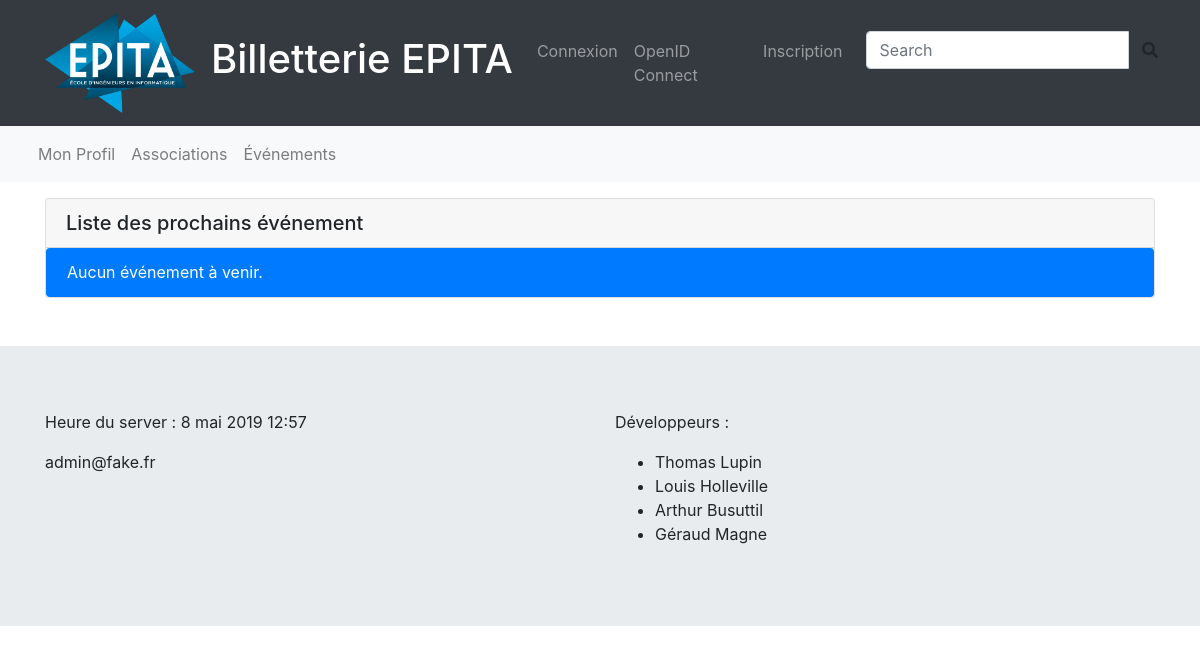
/events/, run on an earlier commit of the app's database.
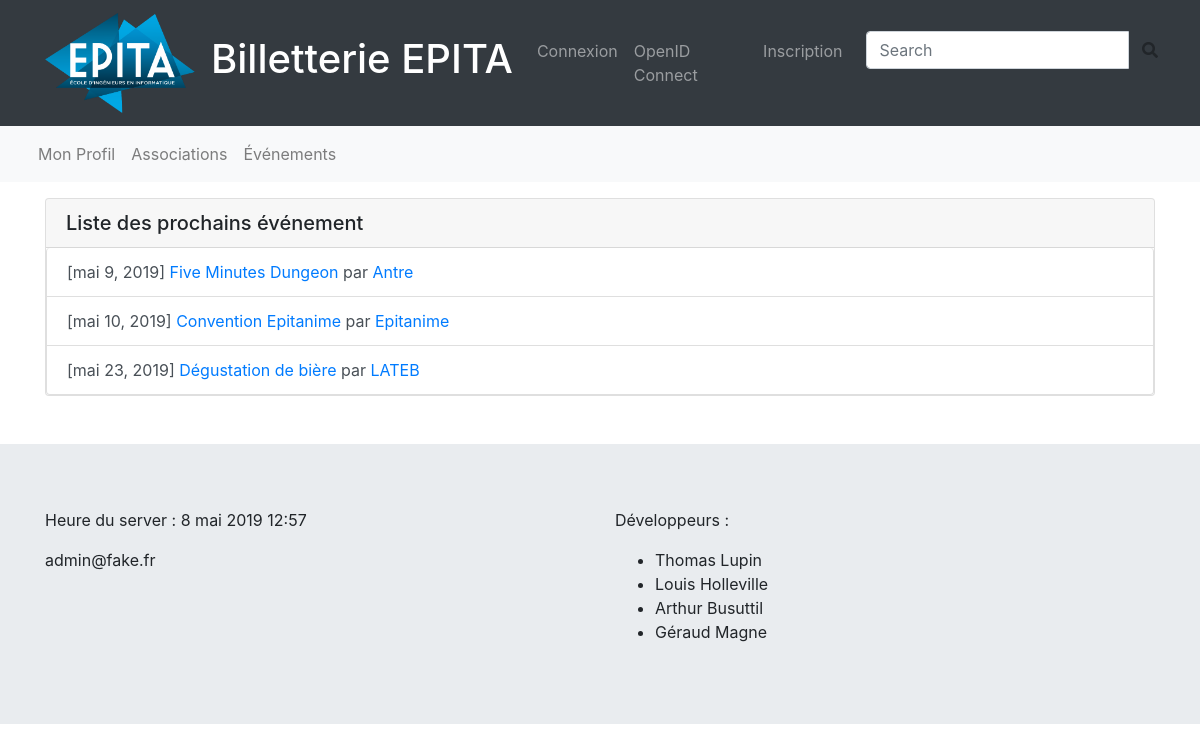
And on a later commit of the database.
### billapp/models.py (models this page shows, shortened)
class Event(models.Model):
    title = models.CharField(max_length=128)
    description = models.TextField()
    association = models.ForeignKey(Association, on_delete=models.CASCADE)
    manager = models.ForeignKey(User, on_delete=models.CASCADE)
    premium = models.BooleanField()
    begin = models.DateTimeField()
    end = models.DateTimeField()
    begin_register = models.DateTimeField()
    end_register = models.DateTimeField()
    place = models.CharField(max_length=128)
    price_ionis = models.FloatField()
    price = models.FloatField()
    ext_capacity = models.IntegerField()
    int_capacity = models.IntegerField()
    staff_capacity = models.IntegerField()
    promotion_image_path = models.ImageField(upload_to=promo_image_path)
    validation_state = models.BooleanField()
    show_capacity = models.BooleanField()

class Association(models.Model):
    name = models.CharField(max_length=64)
    logo_path = models.ImageField(upload_to=assos_image_path)
    email = models.CharField(max_length=64)
    description = models.TextField()
    def __str__(self):
        return self.name

### billapp/views.py (the view)
# urls.py: path('events/', views.EventsListView.as_view(), name='events_list'),
class EventsListView(generic.ListView):
    template_name = "billapp/events_list.html"
    model = Event
    def get_queryset(self):
        return super().get_queryset().filter(end__gte=datetime.now()).order_by('begin')

### billapp/templatetags/tools.py (called while the page is built)
@register.simple_tag
def get_admin_email():
    user = User.objects.filter(groups__name="Admin")
    if not user:
        return "NO ADMIN"
    return user[0].email

### billapp/templates/billapp/events_list.html (shortened to what this page needs)
{% extends 'base.html' %}
{% load static %}
{% block content %}
    <div class="card mt-3">
        <h5 class="card-header">Liste des prochains événement</h5>
        <div class="list-group">
            {% for events in object_list %}
                <div class="list-group-item list-group-item-action">
                [{{ events.begin.date }}]
                <a href="{% url 'event' pk=events.pk %}">
                   {{ events.title }} </a>
                par
                <a href="{% url 'association' pk=events.association.pk %}">
                    {{ events.association }}
                </a>
                </div>
            {% empty %}
                <a href="#" class="list-group-item list-group-item-action active">
                    Aucun événement à venir.
                </a>
            {% endfor %}
        </div>
    </div>
{% endblock content %}

What changed in the data, as far as the page shows it:
now on this page (row edited): Event: begin "mai 9, 2019", title "Five Minutes Dungeon", association "Antre"
now on this page (row edited): Event: begin "mai 10, 2019", title "Convention Epitanime", association "Epitanime"
added Event: begin "mai 23, 2019", title "Dégustation de bière", association "LATEB"
Also different on the page:
text no longer shown: "Aucun événement à venir."
